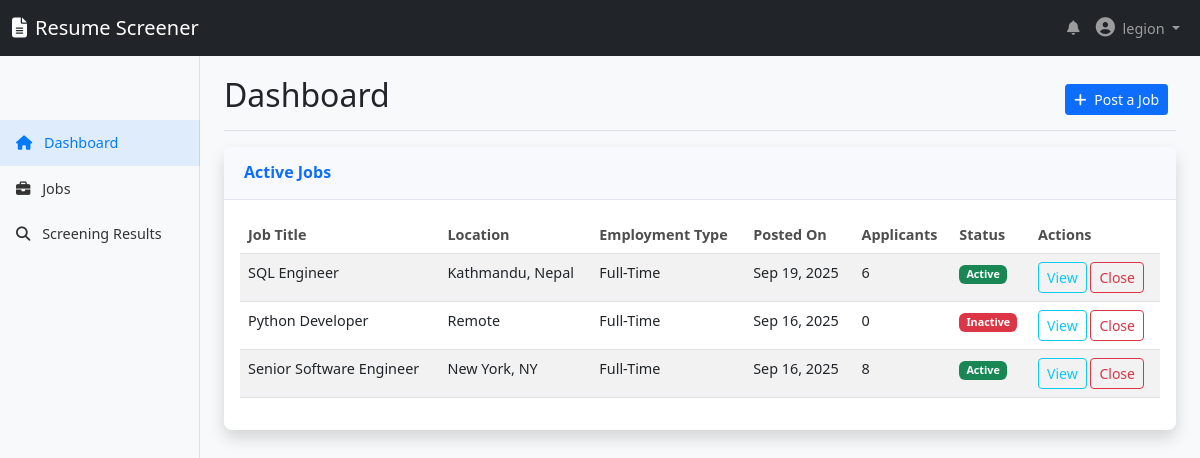
Page /accounts/dashboard/ (signed in) on the committed database.
### accounts/models.py (models this page shows, shortened)
class CustomUser(AbstractUser):
    role = models.CharField(max_length = 20, choices= role_choices, default = 'recruiter')
    profile_pictures = models.ImageField(upload_to = "profile_pics/", blank = True, null = True)
    bio = models.TextField(max_length = 200, blank = True)

### jobs/models.py (models this page shows, shortened)
class Job(models.Model):
    created_by = models.ForeignKey(settings.AUTH_USER_MODEL,on_delete= models.CASCADE, related_name= 'jobs')
    title = models.CharField(max_length=100)
    description = models.TextField()  #not null in form and database
    requirements = models.TextField(blank=True, null=True)
    location = models.CharField(max_length=100, blank=True, null=True)
    choices_emp_type = [("FT",'Full-Time'),('PT','Part-Time'),('CT','Cotract')]
    employment_type = models.CharField(max_length= 50, choices= choices_emp_type, default="FT")
    salary_range = models.CharField(max_length=200, blank=True, null=True)
    is_active = models.BooleanField(default=True)
    created_at = models.DateTimeField(auto_now_add=True)
    updated_at = models.DateTimeField(auto_now= True)
    @property
    def resumes_count(self):
        return self.job_resumes.count()

### accounts/views.py (the view)
# urls.py: path('dashboard/',acc_views.dashboard, name = 'dashboard'),
@login_required
def dashboard(request):
    user_role = request.user.role
    context = {}
    if user_role == 'hr':
        jobs = Job.objects.filter(created_by=request.user).order_by('-created_at')
        context['jobs'] = jobs
    elif user_role == 'recruiter':
        resumes = Resumes.objects.filter(uploaded_by = request.user).order_by('-uploaded_at')
        context['resumes'] = resumes
    return render(request, "accounts/dashboard.html",context)

### templates/accounts/dashboard.html (shortened to what this page needs)
{% extends 'base/base.html' %}
{% load static %}
{% block content %}
    <div class="container-fluid">
        <div class="row">
            <main class="col-md-9 ms-sm-auto col-lg-10 px-md-4">
                <div class="d-flex justify-content-between flex-wrap flex-md-nowrap align-items-center pt-3 pb-2 mb-3 border-bottom">
                    <h1 class="h2">Dashboard</h1>
                    <div class="btn-toolbar mb-2 mb-md-0">
                        {% if user.is_authenticated and user.role == 'hr' %}
                        <div class="btn-group me-2">
                            <a href="{% url 'jobs:post_job' %}" class="btn btn-sm btn-primary"><i class="fas fa-plus me-1"></i> Post a Job</a>
                        </div>
                        {% endif %}
                    </div>
                </div>
                {% if user.is_authenticated and user.role == 'hr' %}
                <div class="row">
                    <div class="col-md-12">
                        <div class="card shadow mb-4">
                            <div class="card-header py-3">
                                <h6 class="m-0 font-weight-bold text-primary">Active Jobs</h6>
                            </div>
                            <div class="card-body">
                                {% if jobs %}
                                <table class="table table-striped">
                                    <thead>
                                        <tr>
                                            <th>Job Title</th>
                                            <th>Location</th>
                                            <th>Employment Type</th>
                                            <th>Posted On</th>
                                            <th>Applicants</th>
                                            <th>Status</th>
                                            <th>Actions</th>
                                        </tr>
                                    </thead>
                                    <tbody>
                                            {% for job in jobs %}
                                                <td>{{ job.title }}</td>
                                                <td>{{ job.location }}</td>
                                                <td>{{ job.get_employment_type_display }}</td>
                                                <td>{{ job.created_at|date:"M d, Y" }}</td>
                                                <td>{{ job.resumes_count }}</td>
                                                <td>  <span class="badge {% if job.is_active %}bg-success{% else %}bg-danger{% endif %}">
                                                        {% if job.is_active %}
                                                        Active
                                                        {% else %}
                                                        Inactive
                                                        {% endif %}
                                                    </span></td>
                                                <td>
                                                    <a href="{% url 'jobs:job_details' job.id %}" class="btn btn-sm btn-outline-info">View</a>
                                                    <a href="{% url 'jobs:close_posting' job.id %}" class="btn btn-sm btn-outline-danger">Close</a>
                                                </td>
                                            {% endfor %}
                                    </tbody>
                                </table>
                            </div>
                            {% else %}
                                <p class="text-center text-muted">You have not posted any jobs yet.</p>
                            {% endif %}
                        </div>
                    </div>
                </div>
                {% endif %}
            </main>
        </div>
    </div>
{% endblock %}

### templates/base/header.html (shortened to what this page needs)
{% load static %}
<!DOCTYPE html>
<html lang="en">
<head>
    <link href="https://cdn.jsdelivr.net/npm/bootstrap@5.3.0/dist/css/bootstrap.min.css" rel="stylesheet">
    <link rel="stylesheet" href="https://cdnjs.cloudflare.com/ajax/libs/font-awesome/6.4.0/css/all.min.css">
    <link rel="stylesheet" href="{% static 'accounts/dashboard-style.css'%}">
</head>
<body>
    <header class="dashboard-header">
        <nav class="navbar navbar-expand-lg navbar-dark bg-dark">
            <div class="container-fluid">
                <a class="navbar-brand" href="{% url 'accounts:dashboard' %}">
                    <i class="fas fa-file-alt me-2"></i>Resume Screener
                </a>
                <div class="collapse navbar-collapse" id="navbarNav">
                    <ul class="navbar-nav ms-auto">
                        <li class="nav-item">
                            <a class="nav-link" href="#"><i class="fas fa-bell"></i></a>
                        </li>
                        <li class="nav-item dropdown">
                            <a class="nav-link dropdown-toggle" href="#" id="navbarDropdown" role="button" data-bs-toggle="dropdown">
                                <i class="fas fa-user-circle me-1"></i> {{ user.username }}
                            </a>
                        </li>
                    </ul>
                </div>
            </div>
        </nav>
    </header>

### static/accounts/dashboard-style.css (style rules this page uses)
body { font-size: 0.9rem; background-color: #f8f9fa; padding-top: 60px; }
main { margin-top: 56px; padding-bottom: 20px; }
.card { border-radius: 0.5rem; border: none; box-shadow: 0 0.15rem 1.75rem 0 rgba(58, 59, 69, 0.15); }
.card-header { background-color: #f8f9fc; border-bottom: 1px solid #e3e6f0; padding: 0.75rem 1.25rem; }
.dashboard-header { position: fixed; top: 0; width: 100%; z-index: 1000; }
.fa-user-circle { font-size: 1.2rem; }
.btn-toolbar .btn-sm { padding: 0.25rem 0.5rem; font-size: 0.875rem; border-radius: 0.2rem; }
.table th { border-top: none; font-weight: 600; color: #4e4e4e; }
.font-weight-bold { font-weight: 700 !important; }

### rows in the picture
CustomUser: username "legion"
Job: title "SQL Engineer", location "Kathmandu, Nepal", employment_type "Full-Time", created_at "Sep 19, 2025", resumes_count "6", is_active "Active"
Job: title "Python Developer", location "Remote", employment_type "Full-Time", created_at "Sep 16, 2025", resumes_count "0", is_active "Inactive"
Job: title "Senior Software Engineer", location "New York, NY", employment_type "Full-Time", created_at "Sep 16, 2025", resumes_count "8", is_active "Active"
